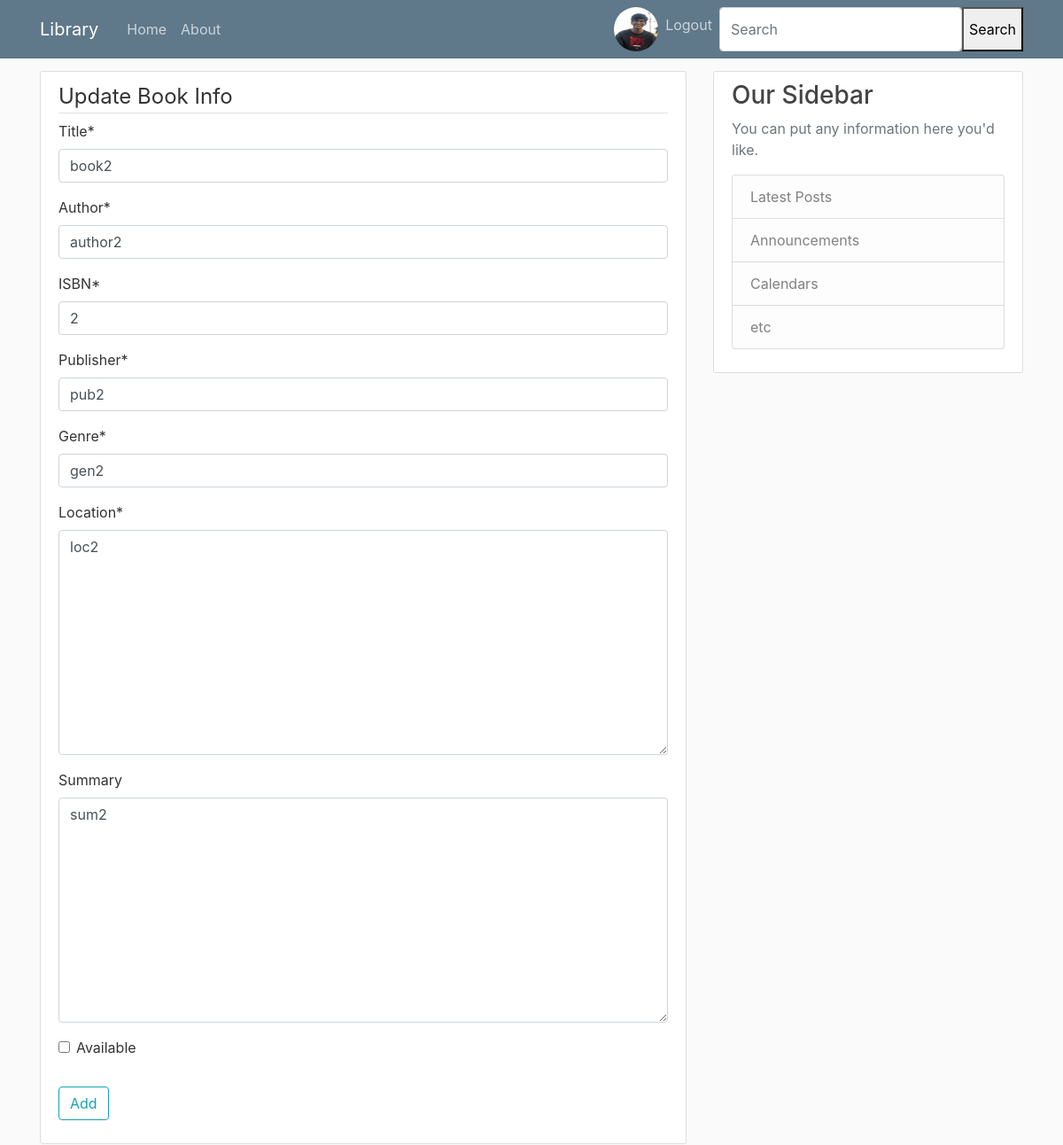
The page /book/3/update/ (signed in) on the database as committed earlier.
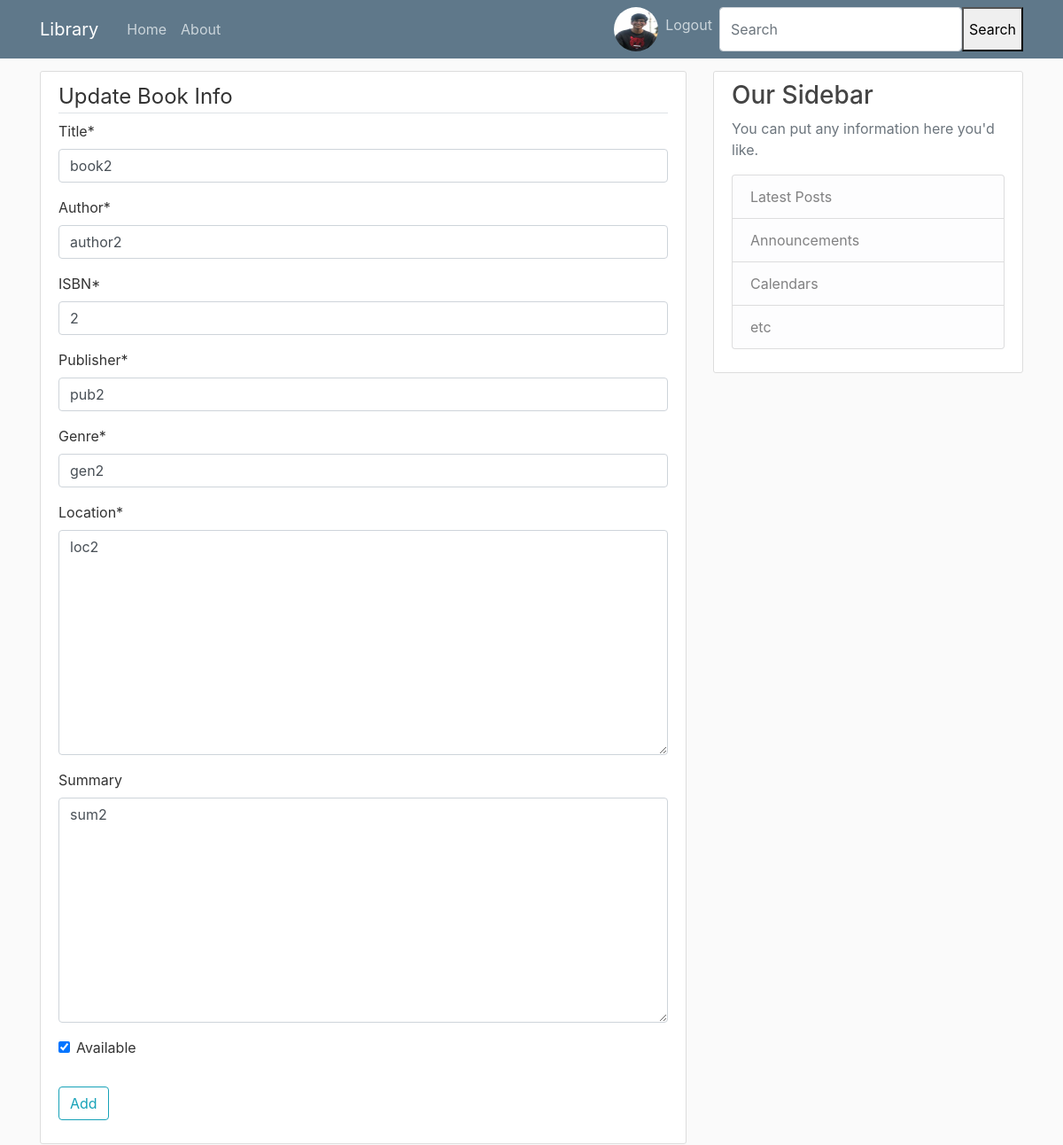
The same page on the database as committed later.
### books/models.py (models this page shows, shortened)
class Book(models.Model):
    title = models.CharField(max_length=100)
    genre = models.CharField(max_length=50)
    author = models.CharField(max_length=100)
    date_added = models.DateTimeField(default=timezone.now)
    publisher = models.CharField(max_length=100)
    summary = models.TextField(blank=True)
    location = models.TextField()
    available = models.BooleanField(default=True)
    ISBN = models.CharField(max_length=17)

### books/views.py (the view)
# urls.py: path('book/<int:pk>/update/', views.BookUpdateView.as_view(), name='book-update'),
class BookUpdateView(LoginRequiredMixin, UserPassesTestMixin, UpdateView):
    model = Book
    fields = ['title', 'author', 'ISBN', 'publisher', 'genre', 'location', 'summary', 'available']
    template_name = 'books/book_update_form.html'
    context_object_name = 'form'
    def test_func(self):
        current_user= self.request.user
        if current_user.has_perm('books.change_book'):
            return True
        return False

### books/templates/books/book_update_form.html (shortened to what this page needs)
{% extends "books/base.html" %}
{% load crispy_forms_tags %}
{% block content %}
    <div class="content-section">
    <form method="POST">
        <fieldset class="form-group">
    <legend class="border-bottom" mb-4>
        Update Book Info
    </legend>
            {{ form|crispy }}
        </fieldset>
        <div class="form-group">
            <button class="btn btn-outline-info" type="submit">Add</button>
        </div>
    </form>
    </div>
{% endblock content %}

Rows that differ between the two databases and show on the page:
changed Book "book2": available "☐" → "☑"
